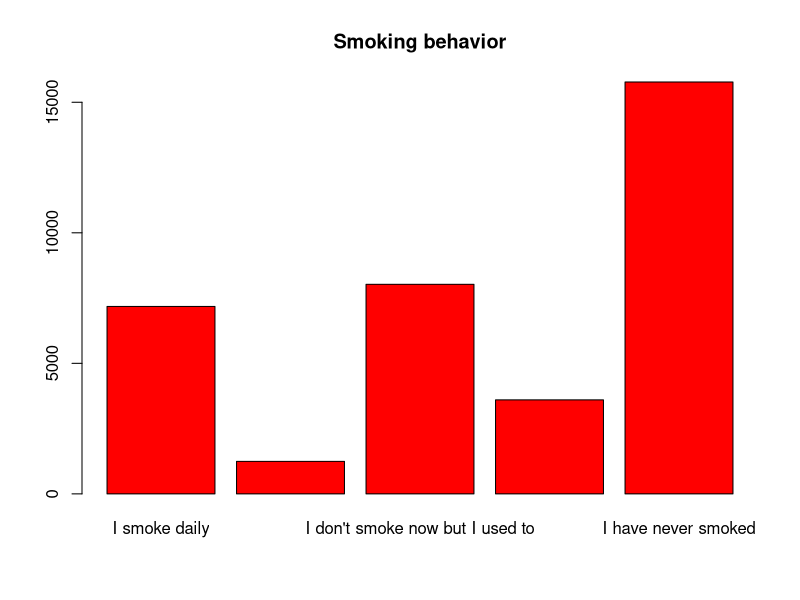
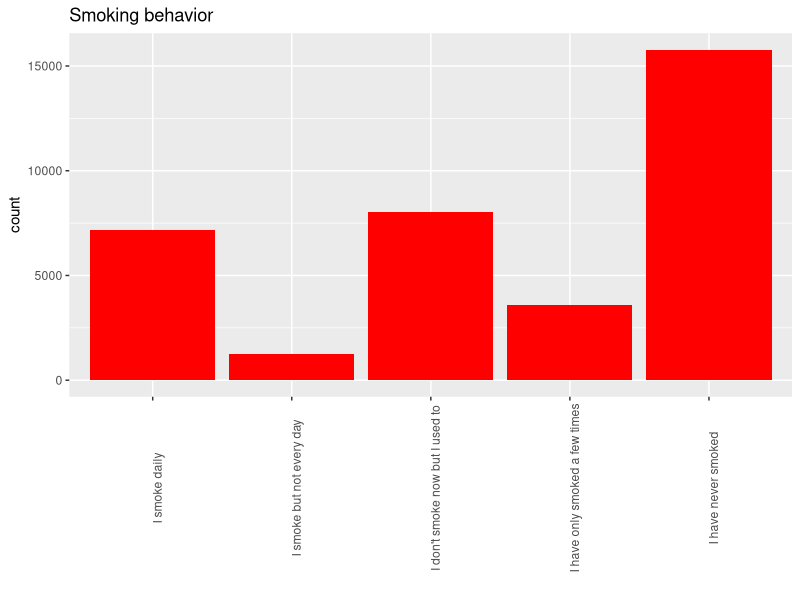
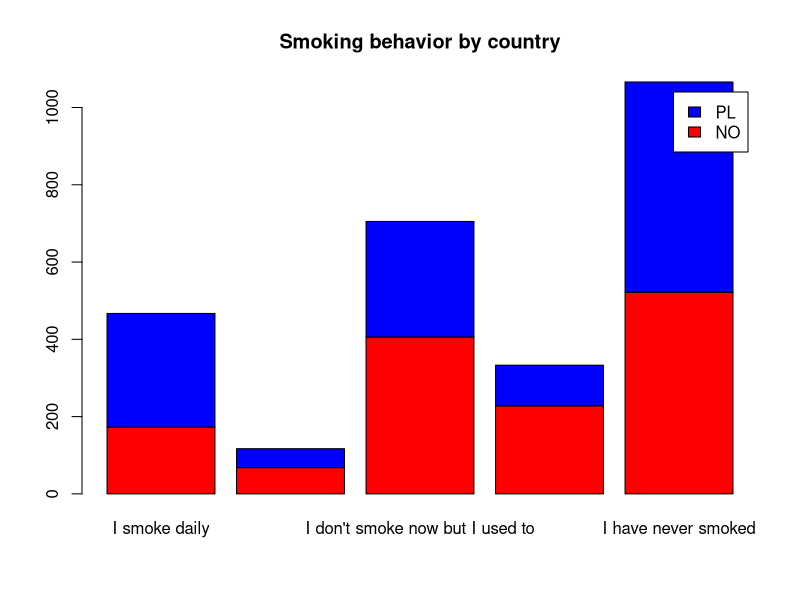
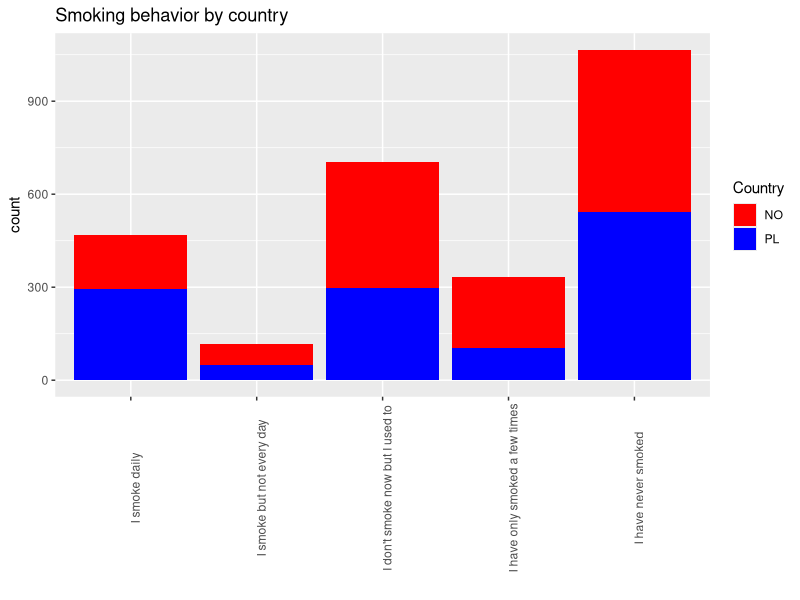

Here is the R script that generated these plots, in order: (Note: this script raises an error after producing the figures.)
###################################################################
#           Statistics and Explaratoroty Data Analysis            #
#                        Laboratory 1                             #
#                 Solutions to exercises for Students             #
###################################################################

###################################################################
#Exercise 1
###################################################################
#Use data on White House staff salaries as for 2010. 
setwd("C:\\Users\\Adminpc\\Documents\\ZAJECIA_2017_2018\\Statistics_EDA\\Lecture_4") #Desktop

ess <-read.csv("ESS_data.csv", 
              header=T, 
              sep=",",
              dec="." ,
              row.names=NULL) 
str(ess)
View(ess)
#a)	The variable ‘cgtsmke’ contains data on smoking behavior of individuals.
#Assign labels to data on smoking behavior as follows: 
#1 ”I smoke daily”,
#2 ”I smoke but not every day”,
#3 “I don't smoke now but I used to”, 
#4 ”I have only smoked a few times,
#5 “ I have never smoked“. 

ess$smoke <- as.factor(ess$cgtsmke)
levels(ess$smoke) <- c("I smoke daily", "I smoke but not every day","I don't smoke now but I used to", "I have only smoked a few times", "I have never smoked")



#b)	Summarize the distribution of the smoking behavior of European using relevant charts.
bars <- table(ess$smoke) #get the table of data that will be plottted
barplot(bars, 
        col=c("red","red"), 
        main="Smoking behavior", 
        xlab="")

library(ggplot2)
library(tidyverse)




ggplot(subset(ess, !is.na(smoke)), aes(x=smoke,)) +  #to remove missing values fromm the plot
  geom_bar(fill="red",stat="count") + #define bar chart and color of the bar
  labs(x = "") + #add the title for x axis
  ggtitle("Smoking behavior") + #add the title of the graph
  theme(axis.text.x = element_text(angle = 90))
  
 
#c)	Compare the distribution of smoking behavior of
#Polish people and other European nation (whichever you want) on one graph. 
###################
#stacked bar charts (one on top of the other)
###################
ess$cntry
PL_NO <- ess %>% select(smoke, cntry) %>%  filter(cntry=="PL"|cntry=="NO")

PL_NO$Country <- ifelse(PL_NO$cntry=="PL"|PL_NO$cntry=="NO", PL_NO$cntry,"")
PL_NO$Country <- as.factor(PL_NO$Country)
levels(PL_NO$Country) <-c("NO", "PL") 
       
bars <- table(PL_NO$Country, PL_NO$smoke)
bars
barplot(bars,
        col=c("red","blue"), 
        main="Smoking behavior by country", 
        xlab="",
        legend = rownames(bars))


#the same using ggplot
ggplot(subset(PL_NO, !is.na(smoke)), aes(x=smoke, fill=Country))+ #to remove missing values fromm the plot
  geom_bar(stat="count") + #define bar chart
  labs(x = "") + #add the title for x axis
  ggtitle("Smoking behavior by country") + #add the title of the graph
  scale_fill_manual(values=c("red", "blue")) + # define colors of bars
  theme(axis.text.x = element_text(angle = 90))

#grouped bar charts

#PLOT: add beside=TRUE, #add besides to have groups next to each other
#GGPLOT: add   geom_bar(stat="count", position="dodge") 

#SPINEPLOT
###################
#spine plots
###################
spineplot(Salaries$sex~Salaries$discipline, 
          col=c("red","blue"), 
          main="Sex distribution by discipline", 
          xlab="Discipline", 
          ylab="") 

#the same using ggplot
ggplot(data=subset(PL_NO, !is.na(smoke)), aes(x=smoke, fill=Country))+ #to remove missing values fromm the plot
  geom_bar(stat="count", position="fill") + #define bar chart
  labs(x = "") + #add the title for x axis
  ggtitle("Smoking behavior by country") + #add the title of the graph
  scale_fill_manual(values=c("red", "blue")) + # define colors of bars
  theme(axis.text.x = element_text(angle = 90))


#d)	The variable ‘fclcntr’ contains answers to the question 
#“How close do you feel to your country?”. 
#Assign labels to this variable as follows: 
#1 “Very close”, 
#2 “Close”, 
#3”Not very close”, 
#4 “Not close at all”.

ess$feel <- as.factor(ess$fclcntr)
levels(ess$feel) <- c("Very close", "Close","Not very close", "Not close at all")

#e)	Prepare a graph describing the variation across 
#European countries in their attachment to the home country.

#calculate mean attachment by country
agg_data <- ess %>% select(feel, cntry) %>% group_by(cntry) %>% summarise(Attachment=mean(as.integer(feel), na.rm=TRUE))

ggplot(agg_data, aes(x=Attachment, y=reorder(cntry, Attachment))) +
  geom_point(size=3) + 
  labs(x="Attachment")+ 
  labs(y="")


#f)	Plot the distribution of age (agea) for Poland and Germany. 
#Use both histogram and density plots.
#Compare the distributions of the Polish and German populations by age
#– is there any noticeable pattern? What about other countries?
sample <- ess %>% select(agea, cntry) %>%  filter(cntry=="PL"|cntry=="DE")

sample$Country <- ifelse(sample$cntry=="DE"|sample$cntry=="PL", PL_NO$cntry,"")
sample$Country <- ifelse(sample$cntry=="DE", 1, 2)
sample$Country <- as.factor(sample$Country)
levels(sample$Country) <-c("DE", "PL") 


ggplot(sample, aes(agea, fill=Country, color=Country)) + 
  geom_histogram(aes(y=..density..), #if want to plot density and histogram on one grpah need to rescale y axis to density
                 color="black",
                 position="identity",  #position=identity makes the bars in the same position (overplotting)
                 alpha=0.5)  + #apha makes the bars that are in the same position transparent
  geom_density(alpha=0.2) #makes the density plot transparent


#g)	Summarize the distribution of the education level measured by 
#the years of completed education (edulvlb) by country. 
#In which European country study the longest?

#calculate mean years of schooling by country
agg_data <- ess %>% select(eduyrs, cntry) %>% group_by(cntry) %>% summarise(Years=mean(eduyrs, na.rm=TRUE))

ggplot(agg_data, aes(x=Years, y=reorder(cntry, Years))) +
  geom_point(size=3) + 
  labs(x="Years of schooling")+ 
  labs(y="")



#Exercsie 2:
#•	What is the proportion of Europeans that is at most 160 cm high (height variable)
ggplot(ess, aes(height)) + 
  geom_histogram(color="black", fill="red", aes(y=(..count..)/sum(..count..))) + 
  ylab("%")

#•	What is the proportion of Poles that feels “very close” to their country?
ggplot(subset(ess, !is.na(feel)&cntry=="PL"), aes(feel)) + 
  geom_bar(color="black", fill="red", aes(y=(..count..)/sum(..count..))) + 
  ylab("%")

#•	What is the proportion of Portuguese that declares that they “have never smoked”?
ggplot(subset(ess, !is.na(smoke)&cntry=="PT"), aes(smoke)) + 
  geom_bar(color="black", fill="red", aes(y=(..count..)/sum(..count..))) + 
  ylab("%")  +
  theme(axis.text.x = element_text(angle = 90))


#•	What is the proportion of men in the Czech Republic that weights more than 100kg? What about women?
ggplot(subset(ess, gndr==1&cntry=="CZ"), aes(weight)) + 
  geom_histogram(color="black", fill="red", aes(y=(..count..)/sum(..count..))) + 
  ylab("%")


#Exercise 3
# Create the boxplot for weight (for all countries).
# Based on your graph answer to the following questions:
#  •	What are the range, the three quartiles and the interquartile range? 
# Check your answers with calculating the relevant quartiles
#•	About how many outliers can you identify in the data?

boxplot(ess$weight)


ggplot(ess, aes(x="", y=weight)) + 
  geom_boxplot(fill="red") +
  scale_y_continuous(breaks=seq(0,200,by=5))


quantile(ess$weight, probs=c(0.25, 0.5, 0.75), na.rm = TRUE)
IQR(ess$weight, na.rm=TRUE)

#•	About how many outliers can you identify in the data?
#all observations that are +/-1.5*IQR from the median are outliers
#outliers are above: 
74+1.5*21
#outliers are below:
74-1.5*21

#count how many:
ess %>% filter(weight>105.5|weight<42.5) %>% nrow()
